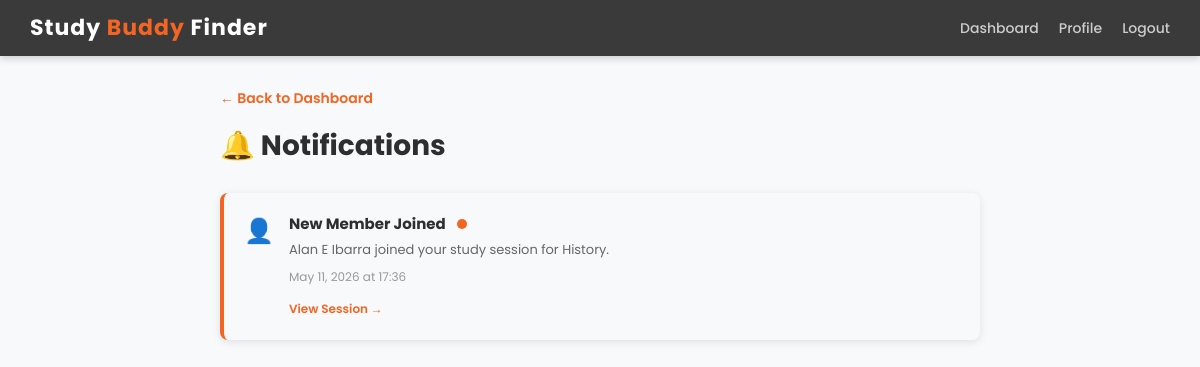
The app's page /notifications/ (signed in), older data.
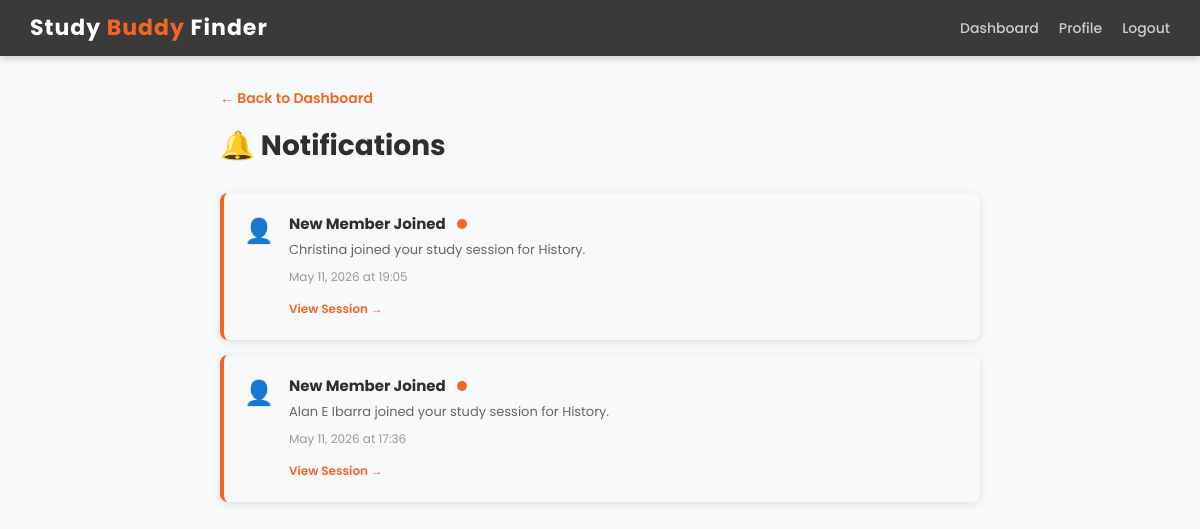
The same page, newer data.
### testApp/models.py (models this page shows, shortened)
class Notification(models.Model):
    NOTIFICATION_TYPES = [
        ('session_join', 'Someone Joined Your Session'),
        ('session_created', 'New Study Session'),
        ('session_canceled', 'Session Canceled'),
        ('session_starting', 'Session Starting Soon'),
        ('session_reminder', 'Study Session Reminder'),
    ]
    user = models.ForeignKey(User, on_delete=models.CASCADE, related_name='notifications')
    notification_type = models.CharField(max_length=50, choices=NOTIFICATION_TYPES)
    session = models.ForeignKey(StudySession, on_delete=models.CASCADE, blank=True, null=True)
    title = models.CharField(max_length=200)
    message = models.TextField()
    related_user = models.ForeignKey(User, on_delete=models.SET_NULL, null=True, blank=True, related_name='user_notifications')
    is_read = models.BooleanField(default=False)
    created_at = models.DateTimeField(auto_now_add=True)
    class Meta:
        ordering = ['-created_at']

### testApp/views.py (the view)
# urls.py: path('notifications/', views.notifications, name='notifications'),
@login_required(login_url='login')
def notifications(request):
    user_notifications = request.user.notifications.all().order_by('-created_at')
    if request.method == 'POST':
        user_notifications.filter(is_read=False).update(is_read=True)
    context = {
        'notifications': user_notifications,
    }
    return render(request, 'notifications.html', context)

### testApp/templates/notifications.html (shortened to what this page needs)
<!DOCTYPE html>
<html>
<head>
    <link href="https://cdn.jsdelivr.net/npm/bootstrap@5.1.3/dist/css/bootstrap.min.css" rel="stylesheet">
</head>
<body>
    <div class="navbar">
        <h1>Study <span>Buddy</span> Finder</h1>
        <div class="navbar-links">
            <a href="{% url 'dashboard' %}">Dashboard</a>
            <a href="{% url 'user_profile' %}">Profile</a>
            <a href="{% url 'logout' %}">Logout</a>
        </div>
    </div>
    <div class="container-main">
        <a href="{% url 'dashboard' %}" class="back-link">← Back to Dashboard</a>
        <div class="header-section">
            <h2>🔔 Notifications</h2>
        </div>
        {% if notifications %}
            {% for notification in notifications %}
                <div class="notification-item {% if not notification.is_read %}unread{% endif %}">
                    <div class="notification-icon">
                        {% if notification.notification_type == 'session_join' %}
                            👤
                        {% elif notification.notification_type == 'session_created' %}
                            ✨
                        {% elif notification.notification_type == 'session_canceled' %}
                            ❌
                        {% elif notification.notification_type == 'session_starting' %}
                            ⏰
                        {% elif notification.notification_type == 'session_reminder' %}
                            ⏱️
                        {% else %}
                            🔔
                        {% endif %}
                    </div>
                    <div class="notification-content">
                        <div class="notification-title">
                            {{ notification.title }}
                            {% if not notification.is_read %}
                                <span class="notification-unread-badge"></span>
                            {% endif %}
                        </div>
                        <div class="notification-message">{{ notification.message }}</div>
                        <div class="notification-time">
                            {{ notification.created_at|date:"M d, Y \a\t H:i" }}
                        </div>
                        {% if notification.session %}
                            <div class="notification-action">
                                <a href="{% url 'session_detail' notification.session.pk %}">View Session →</a>
                            </div>
                        {% endif %}
                    </div>
                </div>
            {% endfor %}
        {% else %}
            <div class="empty-message">
                <div class="empty-message-icon">📭</div>
                <p>No notifications yet. Create or join a study session to get started!</p>
            </div>
        {% endif %}
    </div>
</body>
</html>

Row changes from the older to the newer data that the page shows:
added Notification: title "New Member Joined", is_read False (drawn), message "Christina joined your study session for History.", created_at "May 11, 2026 at 19:05", shows "View Session →"
